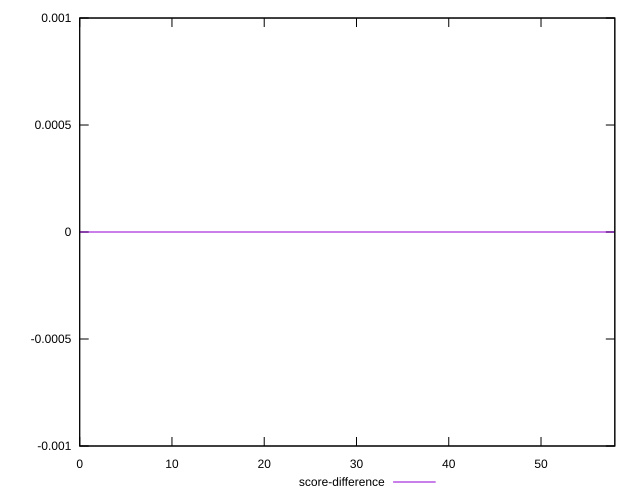

Source code (gnuplot):
reset

$scoreDifference <<EOF
0 0
1 0
2 0
3 0
4 0
8 0
23 0
58 0
EOF

set key outside below
set xrange [0:58]
set yrange [-0.001:0.001]
set trange [-0.001:0.001]
set terminal svg size 640, 500 enhanced background rgb 'white'
set output "report/report_00029_2021-02-24T13-36-40.390Z/speed-index/samples/astro/score-difference/values.svg"

plot $scoreDifference title "score-difference" with line

reset
